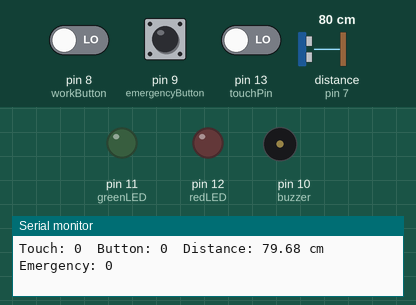
A sketch run on a simulated Arduino Uno, built with avr-gcc and run on an emulated ATmega328P. Shown: output pins drawn as LEDs (lit = HIGH), buzzer (waves = sounding, pin HIGH), the last lines printed to the serial monitor. Wiring (inferred from the names in the program): ultrasonic range finder: trigger pin 6; echo pin 7. Inputs (shaded band) come from the test bench; at power-on: pin 9 (emergencyButton) HIGH, distance to the obstacle (sensor on pin 7) 80 cm, pin 8 (workButton) LOW, pin 13 (touchPin) LOW. The echo pulse lasts 58.3 µs per cm; pins used as bus, display or sensor lines are not drawn.

Above: at 1.2 s.
1.3 s: pin 9 (emergencyButton) pulled LOW for 0.15 s
At 2.7 s:
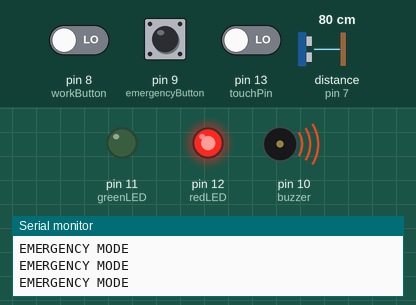
3.0 s: pin 9 (emergencyButton) pulled LOW for 1 s
At 4.1 s:
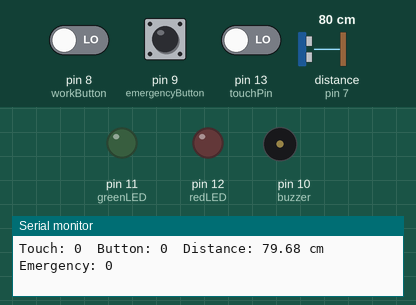
7.0 s: distance to the obstacle (sensor on pin 7) set to 120 cm
10.0 s: distance to the obstacle (sensor on pin 7) set to 2 cm
13.0 s: pin 9 (emergencyButton) pulled LOW for 3.2 s
At 13.7 s:
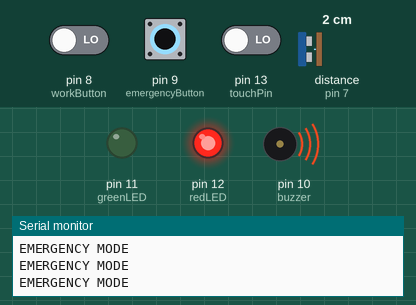
17.7 s: pin 8 (workButton) driven HIGH and pin 9 (emergencyButton) driven LOW and pin 13 (touchPin) driven HIGH
At 18.8 s:
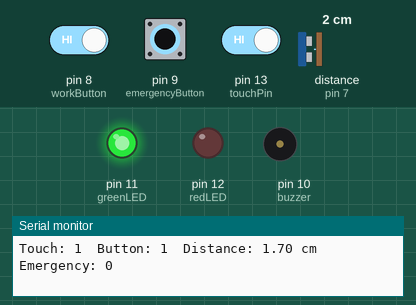
Timing chart, 0 to 20.4 s (numbered marks = the images above; inputs shaded):
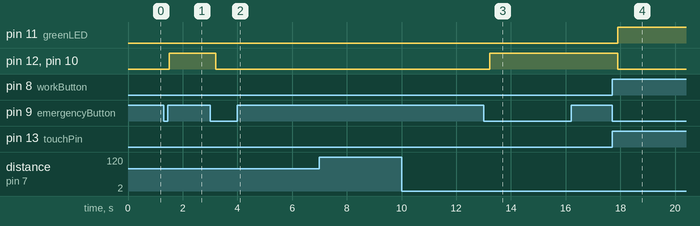

Measured:
- after the input at 1.3 s, pin 12 (redLED), pin 10 (buzzer): LOW → HIGH after 0.20 s
- after the input at 3.0 s, pin 12 (redLED), pin 10 (buzzer): HIGH → LOW after 0.21 s
- after the input at 13.0 s, pin 12 (redLED), pin 10 (buzzer): LOW → HIGH after 0.23 s
- after the input at 17.7 s, pin 11 (greenLED): LOW → HIGH after 0.20 s; pin 12 (redLED), pin 10 (buzzer): HIGH → LOW after 0.20 s

The sketch:

sketch_twohandsafety.ino
```cpp
// ======================================
// Two-Hand Safety Controller
// Modified Version
// Emergency using Pull-Up Button
// ======================================

// -------- Pin Definitions --------
const int touchPin = 13;
const int workButton = 8;      // Pull-down button
const int emergencyButton = 9; // Pull-up button

const int trigPin = 6;
const int echoPin = 7;

const int redLED = 12;
const int greenLED = 11;
const int buzzer = 10;

// -------- Variables --------
bool emergency = false;
bool lastEmergencyState = HIGH;

void setup()
{
  Serial.begin(9600);

  pinMode(touchPin, INPUT);
  pinMode(workButton, INPUT);

  // External Pull-up Resistor Used
  pinMode(emergencyButton, INPUT);

  pinMode(trigPin, OUTPUT);
  pinMode(echoPin, INPUT);

  pinMode(redLED, OUTPUT);
  pinMode(greenLED, OUTPUT);
  pinMode(buzzer, OUTPUT);

  digitalWrite(redLED, LOW);
  digitalWrite(greenLED, LOW);
  digitalWrite(buzzer, LOW);
}

void loop()
{
  // ==============================
  // Emergency Toggle Button
  // ==============================

  bool emergencyState = digitalRead(emergencyButton);

  if (lastEmergencyState == HIGH && emergencyState == LOW)
  {
    emergency = !emergency;
    delay(200);      // Debounce
  }

  lastEmergencyState = emergencyState;

  // ==============================
  // Emergency Mode
  // ==============================

  if (emergency)
  {
    digitalWrite(redLED, HIGH);
    digitalWrite(greenLED, LOW);
    digitalWrite(buzzer, HIGH);

    Serial.println("EMERGENCY MODE");

    return;
  }

  // ==============================
  // Read Sensors
  // ==============================

  bool touch = digitalRead(touchPin);
  bool button = digitalRead(workButton);

  // Ultrasonic Measurement

  digitalWrite(trigPin, LOW);
  delayMicroseconds(2);

  digitalWrite(trigPin, HIGH);
  delayMicroseconds(10);

  digitalWrite(trigPin, LOW);

  long duration = pulseIn(echoPin, HIGH);

  float distance = duration * 0.0343 / 2.0;

  // ==============================
  // Serial Monitor
  // ==============================

  Serial.print("Touch: ");
  Serial.print(touch);

  Serial.print("  Button: ");
  Serial.print(button);

  Serial.print("  Distance: ");
  Serial.print(distance);

  Serial.print(" cm  Emergency: ");
  Serial.println(emergency);

  // ==============================
  // Safety Logic
  // ==============================

  if (touch == HIGH && button == HIGH && distance <= 30)
  {
    digitalWrite(greenLED, HIGH);
    digitalWrite(redLED, LOW);
    digitalWrite(buzzer, LOW);
  }
  else
  {
    digitalWrite(greenLED, LOW);
    digitalWrite(redLED, LOW);
    digitalWrite(buzzer, LOW);
  }

  delay(50);
}
```
